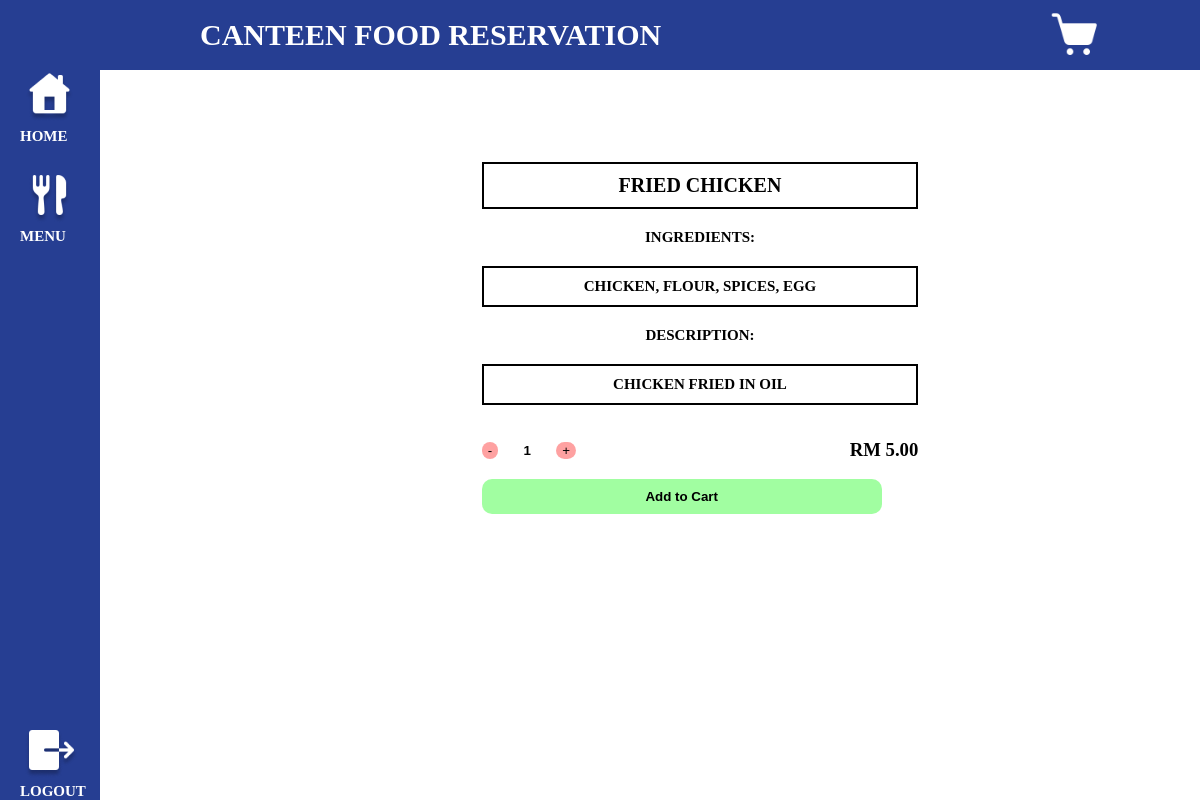
Screenshot of /foodItem/1/3/ (signed in) with the database file from the repository.
### practice/models.py (models this page shows)
class FoodItem(models.Model):
    id = models.AutoField(auto_created=True, primary_key=True, serialize=False, verbose_name='ID')
    Food_Name = models.CharField('Food Name', max_length=50)
    Food_Price = models.DecimalField('Food Price',max_digits=4, decimal_places=2)
    Ingredient_List = models.TextField('Ingredient List', max_length=100)
    Food_Description = models.TextField('Food Description', max_length=200)
    Food_Availability = models.BooleanField('Food Availability', default=True)

### practice/views.py (the view)
# urls.py: path('foodItem/<int:pk>/<int:student_id>/', views.foodItem, name='fooditem'),
@login_required(login_url='register')
def foodItem(request, pk, student_id):
    current_student = get_object_or_404(Student, id=student_id)
    fooditem = FoodItem.objects.get(id=pk)
    context = {'fooditem': fooditem, 'current_student': current_student}
    return render(request, 'fooditem.html', context)

### practice/templates/fooditem.html (shortened to what this page needs)
{% block content %}
{% load static %}
<link rel="stylesheet" href="{% static 'css/fooditem.css' %}">
<header>
    <h1>CANTEEN FOOD RESERVATION</h1>
    <a href="{% url 'cart' student_id=current_student.id %}"><img src="{% static 'image/cart.png' %}" alt="logo"></a>
</header>
<nav>
    <a href="{% url 'user-profile' %}" class="home"><img src="{% static 'image/Home Page.png' %}">HOME</a>
    <a href="{% url 'user-menu' student_id=current_student.id %}" class ="menu"><img src="{% static 'image/Menu.png' %}">MENU</a>
    <a href="{% url 'logout' %}" class="logout" id="logout"><img src="{% static 'image/Logout.png' %}">LOGOUT</a>
</nav>
<main>
    <div class="food-item-details">
        <h1>{{ fooditem.id }} - {{ fooditem.Food_Name }}</h1>
        <div>
            <h2>{{ fooditem.Food_Name  }}</h2>
            <h4>Ingredients:</h4>
            <p>{{ fooditem.Ingredient_List }}</p>
            <h4>Description:</h4>
            <p>{{ fooditem.Food_Description }}</p>
        </div>
    </div>
    <form method="POST" action="{% url 'add_to_cart' pk=fooditem.id student_id=current_student.id %}">
        <div class="other-info">
            <div class="quantity-controls">
                <button type="button" onclick="decreaseQuantity()">-</button>
                <input type="text" id="quantity" name="quantity" value="1" readonly>
                <button type="button" onclick="increaseQuantity()">+</button>
            </div>
            <h3>RM {{ fooditem.Food_Price }}</h3>
        </div>
        <button type="submit" class="add-to-cart-btn">Add to Cart</button>
    </form>
</main>
{% endblock %}

### practice/static/css/fooditem.css (style rules this page uses)
nav { width: 100px; height: 100vh; top:0; left:0; position: fixed; float: left; background: #263E92; order: 1; display: flex; flex-direction: column; }
header { width: 100%; height: 70px; background: #263E92; position: fixed; top: 0; left: 0; display: flex; align-items: center; justify-content: space-between; z-index: 3; margin:0; transform:none; }
header img { height: 50px; width: 50px; margin-right: 100px; }
main { position : static; margin :0; transform: none; padding-top: 80px; }
h1 { color: #FFF; text-align: left; position: relative; font-family: Quicksand; font-size: 30px; font-style: normal; font-weight: 500; line-height: normal; text-transform: uppercase; font-weight: bold; margin-left: 200px; }
.logout { margin-top: auto; text-decoration: none; margin-left: 20px; color: #FFF; font-family: Quicksand; font-size: 15px; font-style: normal; font-weight: 500; line-height: normal; text-transform: uppercase; font-weight: bold; }
.home { text-decoration: none; margin-top: 70px; margin-left: 20px; color: #FFF; font-family: Quicksand; font-size: 15px; font-style: normal; font-weight: 500; line-height: normal; text-transform: uppercase; font-weight: bold; }
.menu { text-decoration: none; margin-top: 25px; margin-left: 20px; color: #FFF; font-family: Quicksand; font-size: 15px; font-style: normal; font-weight: 500; line-height: normal; text-transform: uppercase; font-weight: bold; }
h2 { text-align: center; position: relative; font-family: Quicksand; font-size: 20px; font-style: normal; font-weight: 500; line-height: normal; text-transform: uppercase; font-weight: bold; margin-left: 200px; border: 2px solid black; padding: 10px 100px 10px 100px; }
p { text-align: center; position: relative; font-family: Quicksand; font-size: 15px; font-style: normal; font-weight: 500; line-height: normal; text-transform: uppercase; font-weight: bold; margin-left: 200px; border: 2px solid black; padding: 10px 100px 10px 100px; }
h4 { text-align: center; position: relative; font-family: Quicksand; font-size: 15px; font-style: normal; font-weight: 500; line-height: normal; text-transform: uppercase; font-weight: bold; margin-left: 200px; }
.other-info { display: flex; gap: 50px; text-align: center; justify-content: space-between; margin-left: 200px; align-items: center; }
.quantity-controls input { width: 50px; border: none; text-align: center; font-weight: bolder; }
.quantity-controls button { background-color: rgba(253, 0, 0, 0.37);; border-radius: 10px; border: none; cursor: pointer; }
.add-to-cart-btn { background-color: rgba(0, 253, 0, 0.37); border-radius: 10px; border: none; padding: 10px 20px 10px 20px; font-weight: bolder; margin-left: 200px; justify-content: center; width: 400px; cursor: pointer; }

### rows the page displays
FoodItem: Food_Name "FRIED CHICKEN", Ingredient_List "CHICKEN, FLOUR, SPICES, EGG", Food_Description "CHICKEN FRIED IN OIL", Food_Price "5.00"
